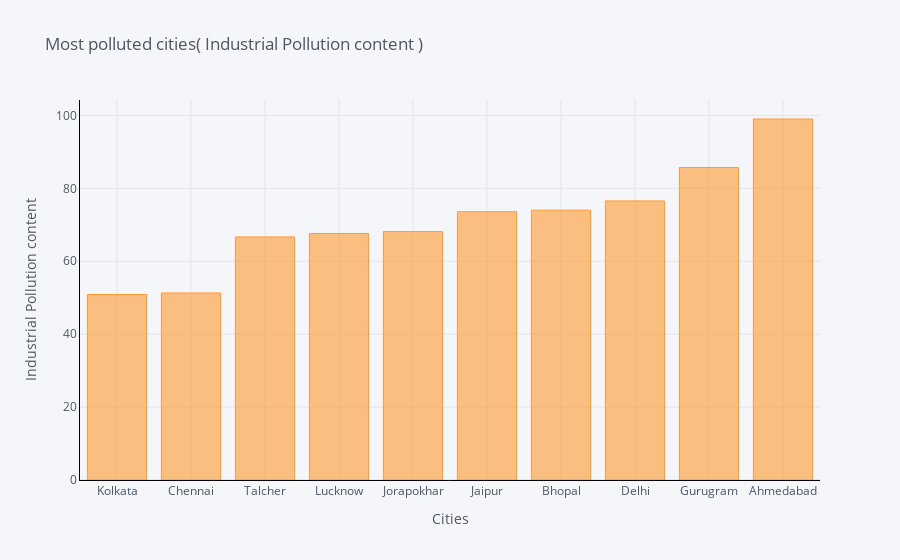
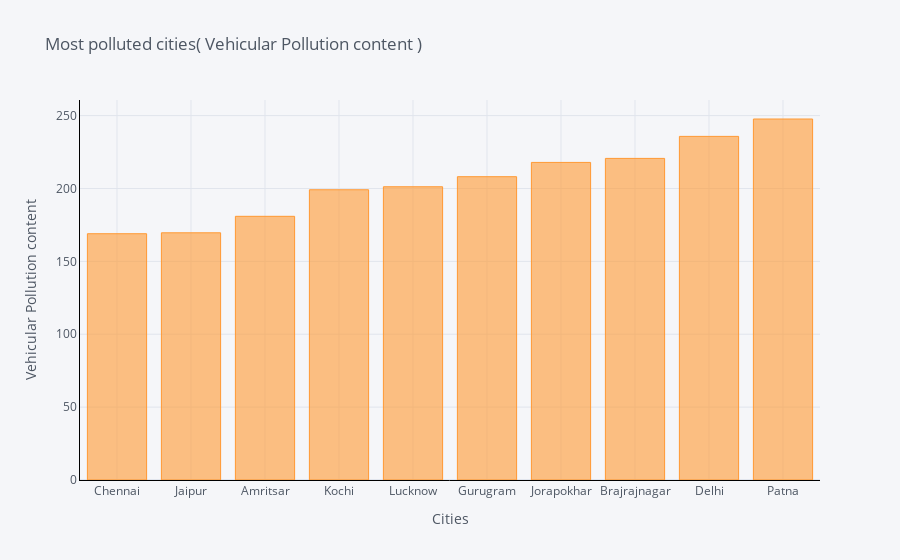

Notebook cell for these charts, in order:
### Code cell
def max_bar_plot(var):
    x1 = df[['City',var]].groupby(["City"]).median().sort_values(by = var,
    ascending = True).tail(10).iplot(kind='bar', xTitle='Cities',yTitle=var, 
                                     linecolor='black', title='{2} {1} {0}'.format(")",var,' Most polluted cities('))

p1 = max_bar_plot('Industrial Pollution content')
p2 = max_bar_plot('Vehicular Pollution content')

### Figure 1 — Plotly figure (JSON) as saved in the notebook; plotly's stock layout.template omitted (floating-point values rounded to 4 significant figures)
{"data": [{"marker": {"color": "rgba(255, 153, 51, 0.6)", "line": {"color": "rgba(255, 153, 51, 1.0)", "width": 1}}, "name": "Industrial Pollution content", "orientation": "v", "text": "", "type": "bar", "x": ["Kolkata", "Chennai", "Talcher", "Lucknow", "Jorapokhar", "Jaipur", "Bhopal", "Delhi", "Gurugram", "Ahmedabad"], "y": [50.88, 51.3, 66.68, 67.62, 68.13, 73.59, 74.02, 76.56, 85.7, 99.02]}], "layout": {"legend": {"bgcolor": "#F5F6F9", "font": {"color": "#4D5663"}}, "paper_bgcolor": "#F5F6F9", "plot_bgcolor": "#F5F6F9", "title": {"font": {"color": "#4D5663"}, "text": " Most polluted cities( Industrial Pollution content )"}, "xaxis": {"gridcolor": "#E1E5ED", "linecolor": "black", "showgrid": true, "tickfont": {"color": "#4D5663"}, "title": {"font": {"color": "#4D5663"}, "text": "Cities"}, "zerolinecolor": "#E1E5ED"}, "yaxis": {"gridcolor": "#E1E5ED", "linecolor": "black", "showgrid": true, "tickfont": {"color": "#4D5663"}, "title": {"font": {"color": "#4D5663"}, "text": "Industrial Pollution content"}, "zerolinecolor": "#E1E5ED"}}}

### Figure 2 — Plotly figure (JSON) as saved in the notebook; plotly's stock layout.template omitted (floating-point values rounded to 4 significant figures)
{"data": [{"marker": {"color": "rgba(255, 153, 51, 0.6)", "line": {"color": "rgba(255, 153, 51, 1.0)", "width": 1}}, "name": "Vehicular Pollution content", "orientation": "v", "text": "", "type": "bar", "x": ["Chennai", "Jaipur", "Amritsar", "Kochi", "Lucknow", "Gurugram", "Jorapokhar", "Brajrajnagar", "Delhi", "Patna"], "y": [169.0, 169.6, 180.9, 199.1, 201.2, 208.1, 217.9, 220.6, 235.7, 247.7]}], "layout": {"legend": {"bgcolor": "#F5F6F9", "font": {"color": "#4D5663"}}, "paper_bgcolor": "#F5F6F9", "plot_bgcolor": "#F5F6F9", "title": {"font": {"color": "#4D5663"}, "text": " Most polluted cities( Vehicular Pollution content )"}, "xaxis": {"gridcolor": "#E1E5ED", "linecolor": "black", "showgrid": true, "tickfont": {"color": "#4D5663"}, "title": {"font": {"color": "#4D5663"}, "text": "Cities"}, "zerolinecolor": "#E1E5ED"}, "yaxis": {"gridcolor": "#E1E5ED", "linecolor": "black", "showgrid": true, "tickfont": {"color": "#4D5663"}, "title": {"font": {"color": "#4D5663"}, "text": "Vehicular Pollution content"}, "zerolinecolor": "#E1E5ED"}}}
